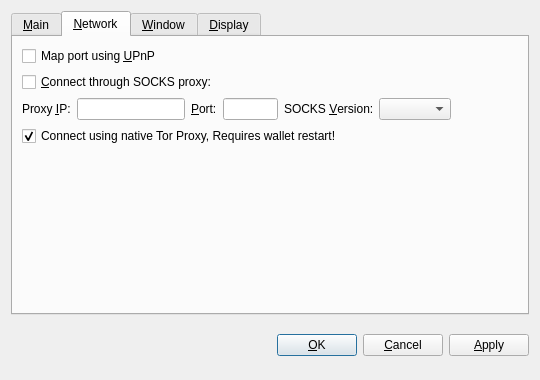
<?xml version="1.0" encoding="UTF-8"?>
<ui version="4.0">
 <class>OptionsDialog</class>
 <widget class="QDialog" name="OptionsDialog">
  <property name="geometry">
   <rect>
    <x>0</x>
    <y>0</y>
    <width>540</width>
    <height>380</height>
   </rect>
  </property>
  <property name="windowTitle">
   <string>Options</string>
  </property>
  <property name="styleSheet">
   <string notr="true">QSpinBox, QSpinBox#reserveBalance  {
        border-radius: 2px;
        border-width: 0;
        border-style: none;
        padding: 4px;
        background-color: #111;
        color: white;
}

QDialog {
        color: white;
        background-color: #333333;
        border: none;
}

QMainWindow {
        color: white;
        background-color: #333333;
        border: none;
}

QMenu {
        background-color: #333333;
        color: white;
}

QMenu::item:selected {
        background-color: #AEC6CF;
        color: white;
}

QMenu::item:hover {
        background-color: #33ffff;
        color: white;
}

QProgressBar {
        background-color: #333333;
        border-radius: 6px;
        text-align: center;
        color: white;
}

QProgressBar::chunk {
        background: QLinearGradient(x1: 0, y1: 0, x2: 1, y2: 0, stop: 0 #330000, stop: 1 #AEC6CF);
        border-radius: 6px; margin: 0px;
}

QScrollArea {
        border-radius: 6px;
        border-width: 0;
        border-style: none;
        padding: 8px;
        background-color: #000000;
        color: white;
}

QFormLayout {
        border-radius: 6px;
        border-width: 0;
        border-style: none;
        padding: 8px;
        background-color: #000000;
        color: white;
}

QCheckBox {
        border-radius: 4px;
        border-width: 0;
        border-style: none;
        padding: 8px;
        background-color: #000000;
        color: white;
}

QVBoxLayout {
        border-radius: 6px;
        border-width: 0;
        border-style: none;
        padding: 8px;
        background-color: #000000;
        color: white;
}

QFrame#central {
        background-color: #333333;
        border: none
}

QFrame#SendCoinsEntry {
        background-color: #333333;
        border: none;
        min-width: 10em;
        padding: 6px;
}

QFrame#frame, QFrame#frame_2, QFrame#frame_3 {
        background-color: #000000;
        border-style: plain;
        border-width: 20px;
        border-radius: 15px;
        border-color: #000000;
        min-width: 10em;
        padding: 6px;
}

QLabel {
        background-color: transparent;
        color: white;
        font-weight: normal
}

QLabel[openExternalLinks=true], QHeaderView {
        color: #aaaaaa
}

QLabel[openExternalLinks=false] {
        color: white;
        font-weight: normal
}

QPushButton, QToolButton {
        border: 4px solid #000000;
        border-radius: 7px;
        background-color: #000000;
        color: white;
        padding: 6px;
        margin: 6px;
}

QPushButton:checked, QToolButton:checked {
        color: #AEC6CF;
}

QPushButton:pressed, QToolButton:pressed {
        border-color: #AEC6CF;
        color: #AEC6CF;
}

QPushButton:disabled, QToolButton:disabled {
        color: #444;
        background-color: #222222;
}

scrollAreaWidgetContents QToolButton {
        border-radius: 8px;
        border-width: 0px;
}

scrollAreaWidgetContents {
        background: #222222
}

scrollAreaWidgetContents &gt; QFrame {
        background-color: #222222;
        border-width: 0px;
        border-style: none;
}

QToolBar {
        background: #333333;
        border: 0px solid black;
        padding: 3px;
}

QToolBar::handle {
        image: url(handle.png);
}

QMenuBar {
        background: #333333;
}

QMenuBar::item {
        background: #333333;
        color: white;
}

QStatusBar {
        background: #333333;
}

QLineEdit {
        border-radius: 6px;
        border-width: 1px;
        border-color: #222222;
        padding: 8px;
        background-color: #000000;
        color: white;
}

QLineEdit:disabled {
        border-radius: 6px;
        border-width: 1px;
        border-color: #222222;
        padding: 8px;
        background-color: #262626;
        color: white;
}

QComboBox {
        border-radius: 8px;
        border-width: 0;
        border-style: none;
        padding: 4px;
        background-color: #000000;
        color: white;
}

payAmount {
        border-radius: 8px;
        border-width: 0;
        border-style: none;
        padding: 4px;
        background-color: #000000;
        color: white;
}

QComboBox::drop-down {
        border-width: 0;
        border-style: none;
        background-color: #000000;
        color: white;
}

QTableView {
        background: #000000;
        color: white;
        border-style: none;
        selection-background-color: #aaaaaa;
        alternate-background-color: #222222;
        selection-color: #000000;
        border: 0px solid black;
}

QHeaderView {
        color: #aaaaaa;
        background-color: #000000;
        background-image: none;
}

QHeaderView::section {
        color: #aaaaaa;
        background-color: #222222;
}

QHeaderView::section:checked {
        background-color: #000000;
}

QTabWidget {
        background: #333333;
}

QTabWidget::pane {
        border-top: 1px solid #000000;
        border: 2px solid #000000;
        border-bottom-left-radius: 8px;
        border-bottom-right-radius: 8px;
        border-top-right-radius: 8px;
        background: #333333;
}

QTabWidget::tab-bar {
        left: 5px;
}

</string>
  </property>
  <property name="modal">
   <bool>true</bool>
  </property>
  <layout class="QVBoxLayout" name="verticalLayout">
   <item>
    <widget class="QTabWidget" name="tabWidget">
     <property name="tabPosition">
      <enum>QTabWidget::North</enum>
     </property>
     <property name="currentIndex">
      <number>1</number>
     </property>
     <widget class="QWidget" name="tabMain">
      <attribute name="title">
       <string>&amp;Main</string>
      </attribute>
      <layout class="QVBoxLayout" name="verticalLayout_Main">
       <item>
        <widget class="QLabel" name="transactionFeeInfoLabel">
         <property name="text">
          <string>Optional transaction fee per kB that helps make sure your transactions are processed quickly. Most transactions are 1 kB. Fee 0.01 recommended.</string>
         </property>
         <property name="textFormat">
          <enum>Qt::PlainText</enum>
         </property>
         <property name="wordWrap">
          <bool>true</bool>
         </property>
        </widget>
       </item>
       <item>
        <layout class="QHBoxLayout" name="horizontalLayoutFee">
         <item>
          <widget class="QLabel" name="transactionFeeLabel">
           <property name="text">
            <string>Pay transaction &amp;fee</string>
           </property>
           <property name="textFormat">
            <enum>Qt::PlainText</enum>
           </property>
           <property name="buddy">
            <cstring>transactionFee</cstring>
           </property>
          </widget>
         </item>
         <item>
          <widget class="BitcoinAmountField" name="transactionFee"/>
         </item>
         <item>
          <spacer name="horizontalSpacerFee">
           <property name="orientation">
            <enum>Qt::Horizontal</enum>
           </property>
           <property name="sizeHint" stdset="0">
            <size>
             <width>40</width>
             <height>20</height>
            </size>
           </property>
          </spacer>
         </item>
        </layout>
       </item>
       <item>
        <widget class="QLabel" name="reserveBalanceInfoLabel">
         <property name="text">
          <string>Reserved amount does not participate in staking and is therefore spendable at any time.</string>
         </property>
         <property name="textFormat">
          <enum>Qt::PlainText</enum>
         </property>
         <property name="wordWrap">
          <bool>true</bool>
         </property>
        </widget>
       </item>
       <item>
        <layout class="QHBoxLayout" name="horizontalLayoutReserveBalance">
         <item>
          <widget class="QLabel" name="reserveBalanceLabel">
           <property name="text">
            <string>Reserve</string>
           </property>
           <property name="textFormat">
            <enum>Qt::PlainText</enum>
           </property>
           <property name="buddy">
            <cstring>reserveBalance</cstring>
           </property>
          </widget>
         </item>
         <item>
          <widget class="BitcoinAmountField" name="reserveBalance"/>
         </item>
         <item>
          <spacer name="horizontalSpacerReserveBalance">
           <property name="orientation">
            <enum>Qt::Horizontal</enum>
           </property>
           <property name="sizeHint" stdset="0">
            <size>
             <width>40</width>
             <height>20</height>
            </size>
           </property>
          </spacer>
         </item>
        </layout>
       </item>
       <item>
        <widget class="QCheckBox" name="bitcoinAtStartup">
         <property name="toolTip">
          <string>Automatically start CypertsCoin after logging in to the system.</string>
         </property>
         <property name="text">
          <string>&amp;Start CypertsCoin on system login</string>
         </property>
        </widget>
       </item>
       <item>
        <widget class="QCheckBox" name="detachDatabases">
         <property name="toolTip">
          <string>Detach block and address databases at shutdown. This means they can be moved to another data directory, but it slows down shutdown. The wallet is always detached.</string>
         </property>
         <property name="text">
          <string>&amp;Detach databases at shutdown</string>
         </property>
        </widget>
       </item>
       <item>
        <spacer name="verticalSpacer_Main">
         <property name="orientation">
          <enum>Qt::Vertical</enum>
         </property>
         <property name="sizeHint" stdset="0">
          <size>
           <width>20</width>
           <height>40</height>
          </size>
         </property>
        </spacer>
       </item>
      </layout>
     </widget>
     <widget class="QWidget" name="tabNetwork">
      <attribute name="title">
       <string>&amp;Network</string>
      </attribute>
      <layout class="QVBoxLayout" name="verticalLayout_Network">
       <item>
        <widget class="QCheckBox" name="mapPortUpnp">
         <property name="toolTip">
          <string>Automatically open the CypertsCoin client port on the router. This only works when your router supports UPnP and it is enabled.</string>
         </property>
         <property name="text">
          <string>Map port using &amp;UPnP</string>
         </property>
        </widget>
       </item>
       <item>
        <widget class="QCheckBox" name="connectSocks">
         <property name="toolTip">
          <string>Connect to the CypertsCoin network through a SOCKS proxy (e.g. when connecting through Tor).</string>
         </property>
         <property name="text">
          <string>&amp;Connect through SOCKS proxy:</string>
         </property>
        </widget>
       </item>
       <item>
        <layout class="QHBoxLayout" name="horizontalLayout_Network">
         <item>
          <widget class="QLabel" name="proxyIpLabel">
           <property name="text">
            <string>Proxy &amp;IP:</string>
           </property>
           <property name="textFormat">
            <enum>Qt::PlainText</enum>
           </property>
           <property name="buddy">
            <cstring>proxyIp</cstring>
           </property>
          </widget>
         </item>
         <item>
          <widget class="QValidatedLineEdit" name="proxyIp">
           <property name="maximumSize">
            <size>
             <width>140</width>
             <height>16777215</height>
            </size>
           </property>
           <property name="toolTip">
            <string>IP address of the proxy (e.g. 127.0.0.1)</string>
           </property>
          </widget>
         </item>
         <item>
          <widget class="QLabel" name="proxyPortLabel">
           <property name="text">
            <string>&amp;Port:</string>
           </property>
           <property name="textFormat">
            <enum>Qt::PlainText</enum>
           </property>
           <property name="buddy">
            <cstring>proxyPort</cstring>
           </property>
          </widget>
         </item>
         <item>
          <widget class="QLineEdit" name="proxyPort">
           <property name="maximumSize">
            <size>
             <width>55</width>
             <height>16777215</height>
            </size>
           </property>
           <property name="toolTip">
            <string>Port of the proxy (e.g. 9050)</string>
           </property>
          </widget>
         </item>
         <item>
          <widget class="QLabel" name="socksVersionLabel">
           <property name="text">
            <string>SOCKS &amp;Version:</string>
           </property>
           <property name="textFormat">
            <enum>Qt::PlainText</enum>
           </property>
           <property name="buddy">
            <cstring>socksVersion</cstring>
           </property>
          </widget>
         </item>
         <item>
          <widget class="QValueComboBox" name="socksVersion">
           <property name="toolTip">
            <string>SOCKS version of the proxy (e.g. 5)</string>
           </property>
          </widget>
         </item>
         <item>
          <spacer name="horizontalSpacer_Network">
           <property name="orientation">
            <enum>Qt::Horizontal</enum>
           </property>
           <property name="sizeHint" stdset="0">
            <size>
             <width>40</width>
             <height>20</height>
            </size>
           </property>
          </spacer>
         </item>
        </layout>
       </item>
       <item>
        <widget class="QCheckBox" name="connectTorProxy">
         <property name="text">
          <string>Connect using native Tor Proxy, Requires wallet restart!</string>
         </property>
         <property name="checked">
          <bool>true</bool>
         </property>
        </widget>
       </item>
       <item>
        <spacer name="verticalSpacer_Network">
         <property name="orientation">
          <enum>Qt::Vertical</enum>
         </property>
         <property name="sizeHint" stdset="0">
          <size>
           <width>20</width>
           <height>40</height>
          </size>
         </property>
        </spacer>
       </item>
      </layout>
     </widget>
     <widget class="QWidget" name="tabWindow">
      <attribute name="title">
       <string>&amp;Window</string>
      </attribute>
      <layout class="QVBoxLayout" name="verticalLayout_Window">
       <item>
        <widget class="QCheckBox" name="minimizeToTray">
         <property name="toolTip">
          <string>Show only a tray icon after minimizing the window.</string>
         </property>
         <property name="text">
          <string>&amp;Minimize to the tray instead of the taskbar</string>
         </property>
        </widget>
       </item>
       <item>
        <widget class="QCheckBox" name="minimizeOnClose">
         <property name="toolTip">
          <string>Minimize instead of exit the application when the window is closed. When this option is enabled, the application will be closed only after selecting Quit in the menu.</string>
         </property>
         <property name="text">
          <string>M&amp;inimize on close</string>
         </property>
        </widget>
       </item>
       <item>
        <spacer name="verticalSpacer_Window">
         <property name="orientation">
          <enum>Qt::Vertical</enum>
         </property>
         <property name="sizeHint" stdset="0">
          <size>
           <width>20</width>
           <height>40</height>
          </size>
         </property>
        </spacer>
       </item>
      </layout>
     </widget>
     <widget class="QWidget" name="tabDisplay">
      <attribute name="title">
       <string>&amp;Display</string>
      </attribute>
      <layout class="QVBoxLayout" name="verticalLayout_Display">
       <item>
        <layout class="QHBoxLayout" name="horizontalLayout_1_Display">
         <item>
          <widget class="QLabel" name="langLabel">
           <property name="text">
            <string>User Interface &amp;language:</string>
           </property>
           <property name="textFormat">
            <enum>Qt::PlainText</enum>
           </property>
           <property name="buddy">
            <cstring>lang</cstring>
           </property>
          </widget>
         </item>
         <item>
          <widget class="QValueComboBox" name="lang">
           <property name="toolTip">
            <string>The user interface language can be set here. This setting will take effect after restarting CypertsCoin.</string>
           </property>
          </widget>
         </item>
        </layout>
       </item>
       <item>
        <layout class="QHBoxLayout" name="horizontalLayout_2_Display">
         <item>
          <widget class="QLabel" name="unitLabel">
           <property name="text">
            <string>&amp;Unit to show amounts in:</string>
           </property>
           <property name="textFormat">
            <enum>Qt::PlainText</enum>
           </property>
           <property name="buddy">
            <cstring>unit</cstring>
           </property>
          </widget>
         </item>
         <item>
          <widget class="QValueComboBox" name="unit">
           <property name="toolTip">
            <string>Choose the default subdivision unit to show in the interface and when sending coins.</string>
           </property>
          </widget>
         </item>
        </layout>
       </item>
       <item>
        <widget class="QCheckBox" name="displayAddresses">
         <property name="toolTip">
          <string>Whether to show CypertsCoin addresses in the transaction list or not.</string>
         </property>
         <property name="text">
          <string>&amp;Display addresses in transaction list</string>
         </property>
        </widget>
       </item>
       <item>
        <widget class="QCheckBox" name="coinControlFeatures">
         <property name="toolTip">
          <string>Whether to show coin control features or not.</string>
         </property>
         <property name="text">
          <string>Display coin &amp;control features</string>
         </property>
        </widget>
       </item>
       <item>
        <spacer name="verticalSpacer_Display">
         <property name="orientation">
          <enum>Qt::Vertical</enum>
         </property>
         <property name="sizeHint" stdset="0">
          <size>
           <width>20</width>
           <height>40</height>
          </size>
         </property>
        </spacer>
       </item>
      </layout>
     </widget>
    </widget>
   </item>
   <item>
    <layout class="QHBoxLayout" name="horizontalLayout_Buttons">
     <item>
      <spacer name="horizontalSpacer_1">
       <property name="orientation">
        <enum>Qt::Horizontal</enum>
       </property>
       <property name="sizeHint" stdset="0">
        <size>
         <width>40</width>
         <height>48</height>
        </size>
       </property>
      </spacer>
     </item>
     <item>
      <widget class="QLabel" name="statusLabel">
       <property name="font">
        <font>
         <weight>50</weight>
         <bold>false</bold>
        </font>
       </property>
       <property name="text">
        <string/>
       </property>
       <property name="textFormat">
        <enum>Qt::PlainText</enum>
       </property>
       <property name="wordWrap">
        <bool>true</bool>
       </property>
      </widget>
     </item>
     <item>
      <spacer name="horizontalSpacer_2">
       <property name="orientation">
        <enum>Qt::Horizontal</enum>
       </property>
       <property name="sizeHint" stdset="0">
        <size>
         <width>40</width>
         <height>48</height>
        </size>
       </property>
      </spacer>
     </item>
     <item>
      <widget class="QPushButton" name="okButton">
       <property name="text">
        <string>&amp;OK</string>
       </property>
      </widget>
     </item>
     <item>
      <widget class="QPushButton" name="cancelButton">
       <property name="text">
        <string>&amp;Cancel</string>
       </property>
       <property name="autoDefault">
        <bool>false</bool>
       </property>
      </widget>
     </item>
     <item>
      <widget class="QPushButton" name="applyButton">
       <property name="text">
        <string>&amp;Apply</string>
       </property>
       <property name="autoDefault">
        <bool>false</bool>
       </property>
      </widget>
     </item>
    </layout>
   </item>
  </layout>
 </widget>
 <customwidgets>
  <customwidget>
   <class>BitcoinAmountField</class>
   <extends>QSpinBox</extends>
   <header>bitcoinamountfield.h</header>
   <container>1</container>
  </customwidget>
  <customwidget>
   <class>QValueComboBox</class>
   <extends>QComboBox</extends>
   <header>qvaluecombobox.h</header>
  </customwidget>
  <customwidget>
   <class>QValidatedLineEdit</class>
   <extends>QLineEdit</extends>
   <header>qvalidatedlineedit.h</header>
  </customwidget>
 </customwidgets>
 <resources/>
 <connections/>
</ui>
